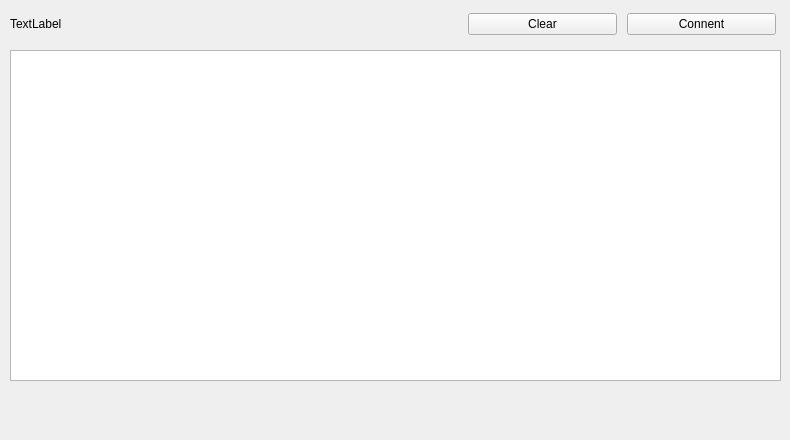
<?xml version="1.0" encoding="UTF-8"?>
<ui version="4.0">
 <class>Tab1SocketClient</class>
 <widget class="QWidget" name="Tab1SocketClient">
  <property name="geometry">
   <rect>
    <x>0</x>
    <y>0</y>
    <width>790</width>
    <height>440</height>
   </rect>
  </property>
  <property name="windowTitle">
   <string>Form</string>
  </property>
  <widget class="QWidget" name="horizontalLayoutWidget">
   <property name="geometry">
    <rect>
     <x>10</x>
     <y>10</y>
     <width>771</width>
     <height>33</height>
    </rect>
   </property>
   <layout class="QHBoxLayout" name="horizontalLayout" stretch="3,1,1">
    <property name="spacing">
     <number>10</number>
    </property>
    <property name="rightMargin">
     <number>5</number>
    </property>
    <property name="bottomMargin">
     <number>5</number>
    </property>
    <item>
     <widget class="QLabel" name="pLabel">
      <property name="text">
       <string>TextLabel</string>
      </property>
     </widget>
    </item>
    <item>
     <widget class="QPushButton" name="pPbRecvDataClear">
      <property name="text">
       <string>Clear</string>
      </property>
     </widget>
    </item>
    <item>
     <widget class="QPushButton" name="pPbServerConnect">
      <property name="text">
       <string>Connent</string>
      </property>
      <property name="checkable">
       <bool>true</bool>
      </property>
     </widget>
    </item>
   </layout>
  </widget>
  <widget class="QWidget" name="horizontalLayoutWidget_2">
   <property name="geometry">
    <rect>
     <x>10</x>
     <y>50</y>
     <width>771</width>
     <height>331</height>
    </rect>
   </property>
   <layout class="QHBoxLayout" name="horizontalLayout_2">
    <item>
     <widget class="QTextEdit" name="pTeRecvData"/>
    </item>
   </layout>
  </widget>
 </widget>
 <resources/>
 <connections/>
</ui>
